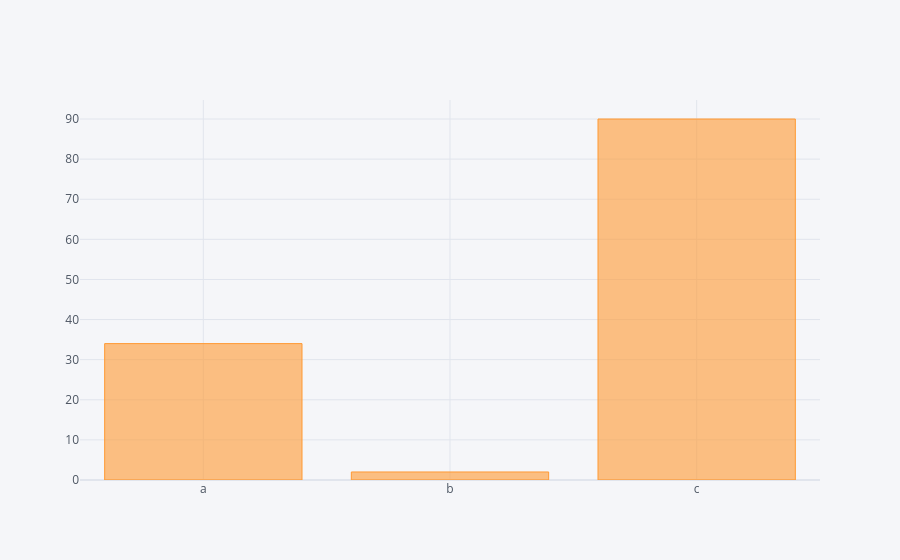

Notebook cell for this chart:
### Code cell
# Lets go for bar plot
df2.iplot(kind='bar',x='category',y='value') # In this case it give some meaning because of dataset

### Figure 1 — Plotly figure (JSON) as saved in the notebook; plotly's stock layout.template omitted (floating-point values rounded to 4 significant figures)
{"data": [{"marker": {"color": "rgba(255, 153, 51, 0.6)", "line": {"color": "rgba(255, 153, 51, 1.0)", "width": 1}}, "name": "value", "orientation": "v", "text": "", "type": "bar", "x": ["a", "b", "c"], "y": [34, 2, 90]}], "layout": {"legend": {"bgcolor": "#F5F6F9", "font": {"color": "#4D5663"}}, "paper_bgcolor": "#F5F6F9", "plot_bgcolor": "#F5F6F9", "title": {"font": {"color": "#4D5663"}}, "xaxis": {"gridcolor": "#E1E5ED", "showgrid": true, "tickfont": {"color": "#4D5663"}, "title": {"font": {"color": "#4D5663"}, "text": ""}, "zerolinecolor": "#E1E5ED"}, "yaxis": {"gridcolor": "#E1E5ED", "showgrid": true, "tickfont": {"color": "#4D5663"}, "title": {"font": {"color": "#4D5663"}, "text": ""}, "zerolinecolor": "#E1E5ED"}}}
